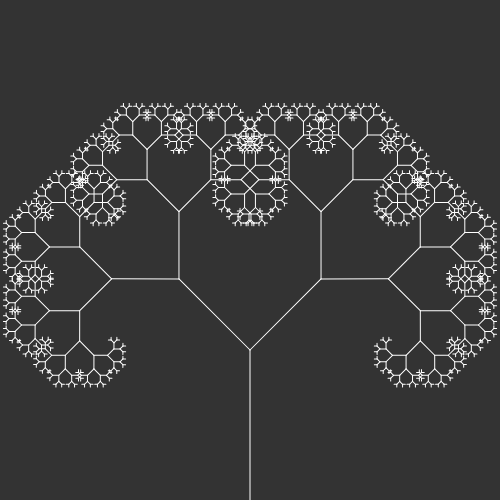
Frame 1 (no input)
Frame 60 (no input): identical to frame 1, image omitted
Frame 120 (the mouse pressed at the canvas centre since frame 60): identical to frame 1, image omitted

The p5.js sketch that drew this single still picture (run headless with seeded random() and noise() and a simulated clock; from frame 60 on, the mouse is pressed at the canvas centre):

// p5.js sketch
// ── sketch.js
var angle = 0;
var min_len = 4;
var reducing_scale = 0.67;
var start_len = 150;

var slider;

function setup() {
  createCanvas(500, 500);

  slider = createSlider(0, PI, PI/4, 0.001);
}

function draw() {
  background(51);
  
  angle = slider.value();

  let down_center = floor(width/2);
  translate(down_center, height);
  
  stroke(255);
  branch(start_len);
}

function branch(len) {
  line(0, 0, 0, - len);
  translate(0, -len);

  if (len > min_len) {
    push();
    rotate(angle);
    branch(len * reducing_scale);
    pop();
    push();
    rotate(-angle);
    branch(len * reducing_scale);
    pop();
  }
}
